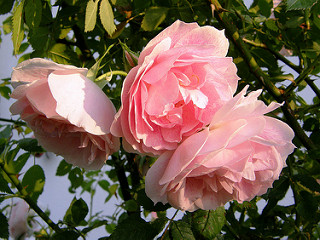
#> input picture notebooks/data/images/roses.jpg, 320 x 240 px
$ jupyter execute color_slicing.ipynb
#> lines starting #> are read from the running program, lines starting #| are printed output that depends on the picture; after the words box and inside, x2 and y2 are one past the last pixel; in counts of white or black regions, pixels touching at a corner belong together
[cell 1]
import cv2
import numpy as np
import matplotlib.pyplot as plt
import os

"""
COLOR SLICING

Color slicing is a technique used in image processing to highlight or separate specific ranges of colors within an image. This technique is particularly useful for isolating certain objects or regions of interest from their background, based on color information. The basic idea is to either:

1. Display the colors of interest so that they stand out from the background.
2. Use the region defined by the selected colors as a mask for further processing (e.g., object extraction).

Color slicing is often implemented by converting an image to a different color space, such as the HSV (Hue, Saturation, Value) color space, where colors are more easily separable compared to the RGB space. In HSV, colors are represented by their hue (the actual color), saturation (the intensity of the color), and value (the brightness of the color).

The approach generally involves the following steps:
1. **Convert the image to HSV**: Convert the original image from its native RGB (Red, Green, Blue) color space to HSV.
2. **Define color bounds**: Specify the lower and upper bounds of the color range you are interested in. These bounds can be defined for the hue, saturation, and value channels separately.
3. **Create a mask**: Create a binary mask that identifies the pixels within the defined color range. Pixels inside this range are assigned a value of 1 (or 255), and all other pixels are assigned a value of 0.
4. **Apply the mask**: Extract the region of interest (ROI) from the image using the mask, which keeps only the pixels of interest and replaces the rest with a neutral color (e.g., gray).

This technique can be used for various applications such as:
- **Object detection**: Extracting specific objects from an image based on their color.
- **Background subtraction**: Removing or masking the background of an image.
- **Image segmentation**: Segmenting an image into different regions based on color properties.

Example:
In the example provided, a color-slicing technique is applied to highlight the red regions in an image (e.g., a rose). The region of interest is specified by defining the lower and upper bounds of red color in the HSV space. The pixels within the specified range are kept, and all other pixels are replaced with a neutral gray color.

This method is simple and effective but may need adjustments in color bounds to account for different lighting conditions and variations in the object being detected.

This process can be extended for more complex color manipulations and combined with other techniques to perform more advanced image processing tasks.
"""

def color_slicing(image_path, color_ranges):
    # Load the image
#> called with image_path = 'data/images/roses.jpg'
    original = cv2.imread(image_path)
#> original is the input picture: shape (240, 320, 3); mean B, G, R 80.2, 94.8, 116.4

    # Convert image to RGB
    original_rgb = cv2.cvtColor(original, cv2.COLOR_BGR2RGB)

    # Convert image to HSV (Hue, Saturation, Value) color space
    hsv_image = cv2.cvtColor(original, cv2.COLOR_BGR2HSV)
#> hsv_image: shape (240, 320, 3); mean H, S, V 68.5, 143, 124.6

    # Create a figure to display images in a grid
    rows = len(color_ranges) // 2 + len(color_ranges) % 2  # Calculate rows needed based on the number of ranges
    plt.figure(figsize=(10, 5 * rows))  # Adjust the figure size based on number of rows

    for idx, (lower_bound, upper_bound) in enumerate(color_ranges):
        # Create a mask based on the color range
        mask = cv2.inRange(hsv_image, lower_bound, upper_bound)

        # Create an inverse mask
        inverse_mask = cv2.bitwise_not(mask)

        # Extract the region of interest (ROI) from the image using the mask
        result_image = cv2.bitwise_and(original_rgb, original_rgb, mask=mask)

        # Replace non-selected regions with a neutral color (gray)
        neutral_image = np.full_like(original_rgb, (128, 128, 128))  # Gray
        non_selected = cv2.bitwise_and(neutral_image, neutral_image, mask=inverse_mask)

        # Combine the selected regions and the neutral regions
        final_result = cv2.add(result_image, non_selected)

        # Display the color-sliced image in the grid
        plt.subplot(rows, 2, idx + 1)
        plt.imshow(final_result)
        plt.title(f"Color-Sliced Image {idx + 1}")
        plt.axis('off')
#> this loop made 4 passes
#> pass 1, in color_slicing, `mask = cv2.inRange(hsv_image, lower_bound, upper_bound)`:
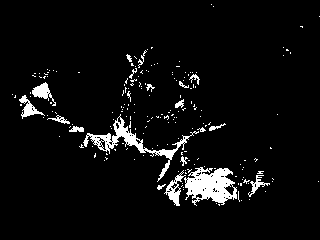
#> mask: shape (240, 320); 5.3% white; 194 white regions (175 under 20 px), largest, box (x1, y1, x2, y2) and area: (184, 167, 237, 206) 1259, (83, 114, 199, 182) 1036, (164, 170, 186, 206) 254
#> pass 1, in color_slicing, `result_image = cv2.bitwise_and(original_rgb, original_rgb, mask=mask)`:
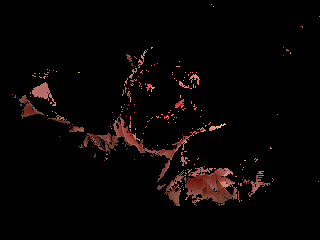
#> result_image: shape (240, 320, 3); mean R, G, B 8.1, 4.2, 3.8
#> after the loop:
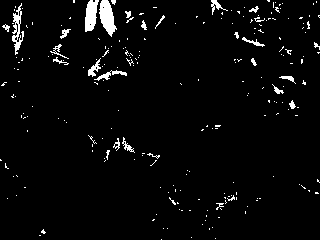
#> mask: shape (240, 320); 3.4% white; 233 white regions (206 under 20 px), largest, box (x1, y1, x2, y2) and area: (99, 0, 117, 37) 386, (85, 0, 99, 32) 312, (12, 3, 24, 55) 259
#> after the loop: neutral_image: shape (240, 320, 3); every value is 128
#> after the loop: result_image: shape (240, 320, 3); mean H, S, V 5.1, 4.5, 1.8

    plt.tight_layout()
    plt.show()
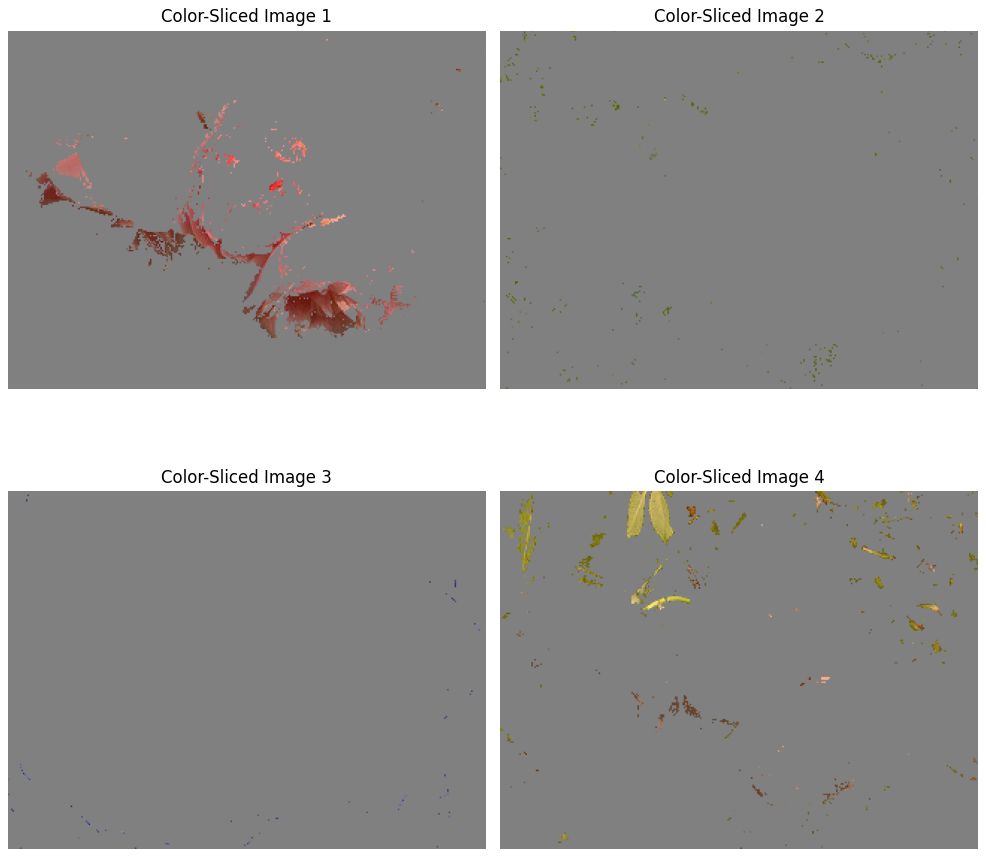
#> figure drawn by matplotlib, 4 panels

# Path to the image
image_path = 'data/images/roses.jpg'

# Define the color ranges (HSV space) for different colors
# Lower and upper bounds of colors in HSV space
color_ranges = [
    (np.array([0, 100, 100]), np.array([10, 255, 255])),  # Red
    (np.array([35, 100, 100]), np.array([85, 255, 255])),  # Green
    (np.array([100, 100, 100]), np.array([140, 255, 255])),  # Blue
    (np.array([10, 100, 100]), np.array([30, 255, 255])),  # Orange
]

# Check if the file exists
if os.path.exists(image_path):
    # Call the function to perform color slicing
    color_slicing(image_path, color_ranges)
else:
    print(f"Error: The image '{image_path}' was not found.")

$ run again, with notebooks/data/images/color_darkened.jpg copied over notebooks/data/images/roses.jpg
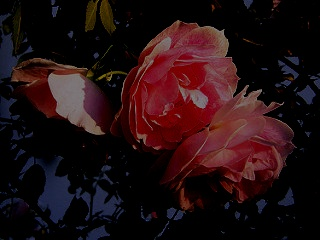
#> input picture notebooks/data/images/color_darkened.jpg, 320 x 240 px
#> in color_slicing, original is the input picture: shape (240, 320, 3); mean B, G, R 17.5, 15.1, 34.8
#> hsv_image: shape (240, 320, 3); mean H, S, V 61.4, 148.6, 37.6
#> the loop in color_slicing, `for idx, (lower_bound, upper_bound) in enumerate(color_ranges):` made 4 passes
#> pass 1, in color_slicing, `mask = cv2.inRange(hsv_image, lower_bound, upper_bound)`:
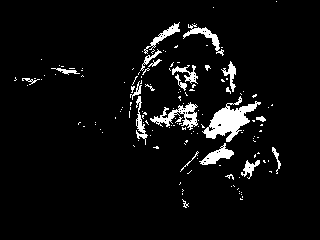
#> mask: shape (240, 320); 5.3% white; 145 white regions (123 under 20 px), largest, box (x1, y1, x2, y2) and area: (202, 96, 261, 142) 1050, (150, 102, 198, 130) 491, (199, 143, 234, 165) 310
#> in color_slicing, `plt.show()`:
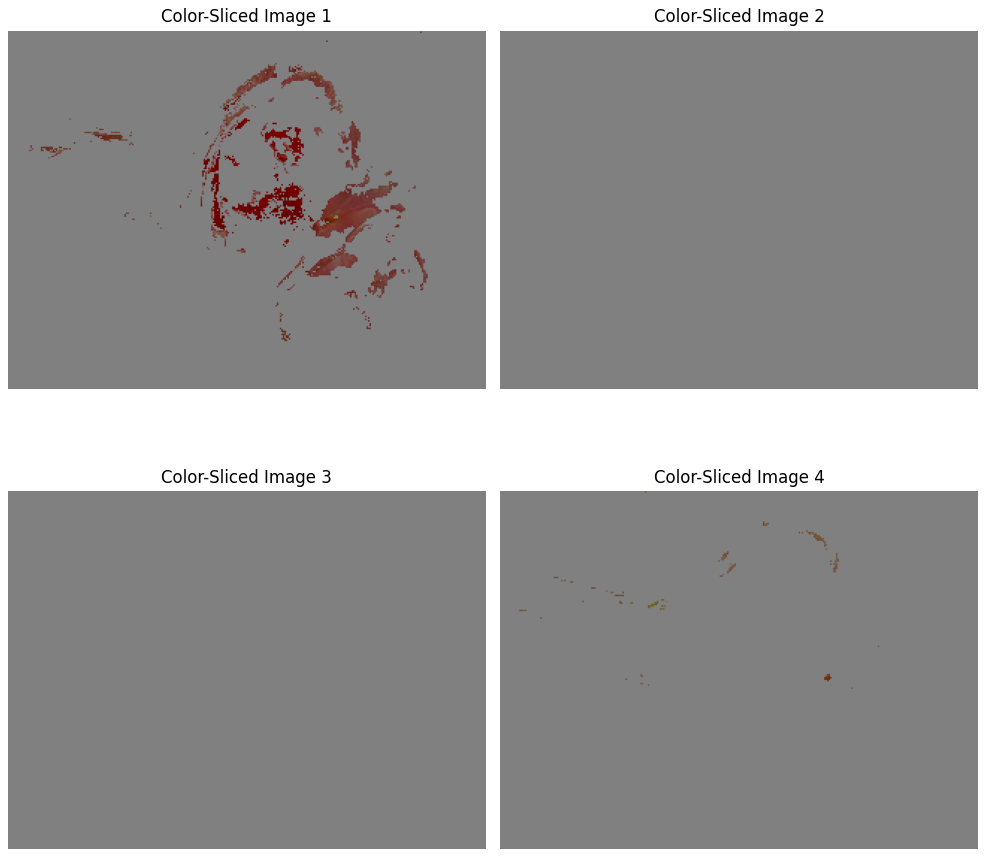
#> figure drawn by matplotlib, 4 panels
